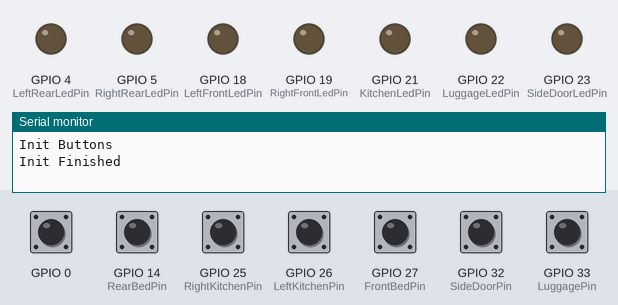
Bench run of a program on a simulated ESP32. Parts: output pins drawn as LEDs (lit = HIGH), the last lines printed to the serial monitor. The test bench sets the inputs (shaded band); at power-on: GPIO 0, GPIO 14 (RearBedPin), GPIO 25 (RightKitchenPin), GPIO 26 (LeftKitchenPin), GPIO 27 (FrontBedPin), GPIO 32 (SideDoorPin), GPIO 33 (LuggagePin) HIGH.

Above: at 1.2 s.
1.3 s: GPIO 25 (RightKitchenPin) pulled LOW for 0.15 s
At 3.0 s:
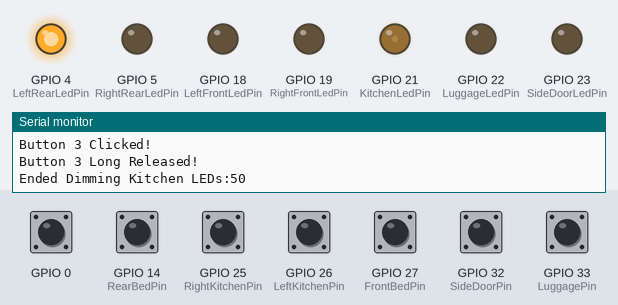
3.7 s: GPIO 26 (LeftKitchenPin) pulled LOW for 1 s
At 5.6 s:
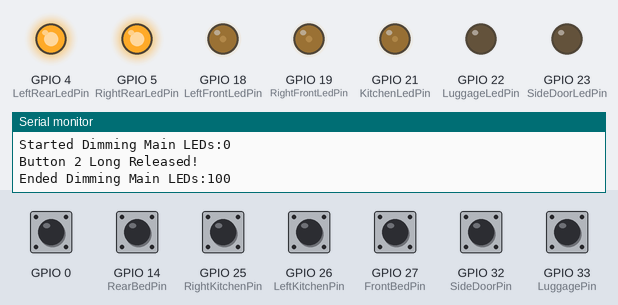
6.2 s: GPIO 14 (RearBedPin) pulled LOW for 0.15 s
At 6.52 s:
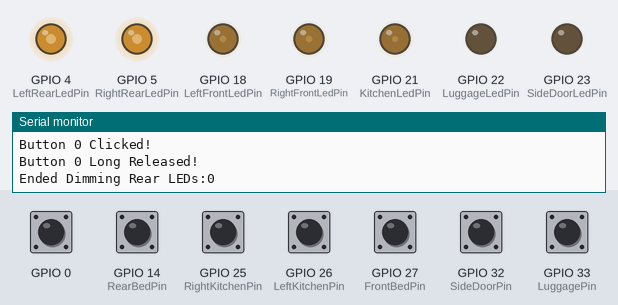
8.5 s: GPIO 27 (FrontBedPin) pulled LOW for 0.15 s
At 9.6 s:
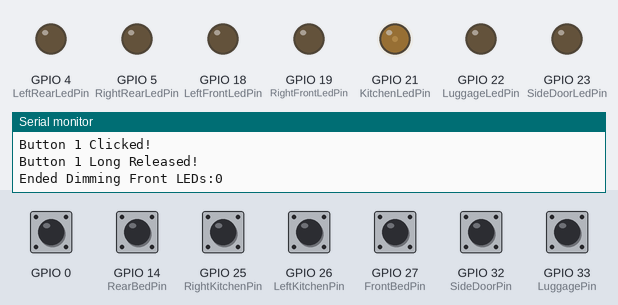
10.4 s: GPIO 33 (LuggagePin) pulled LOW for 0.15 s
At 10.81 s:
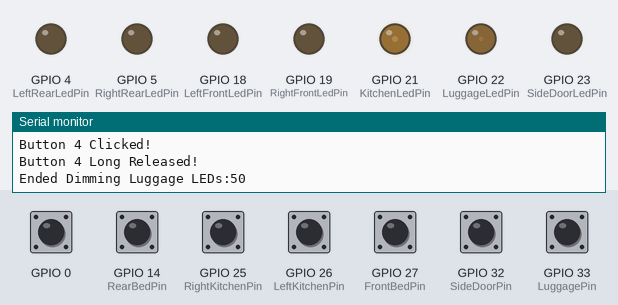
12.4 s: GPIO 26 (LeftKitchenPin) pulled LOW for 0.15 s
At 12.8 s:
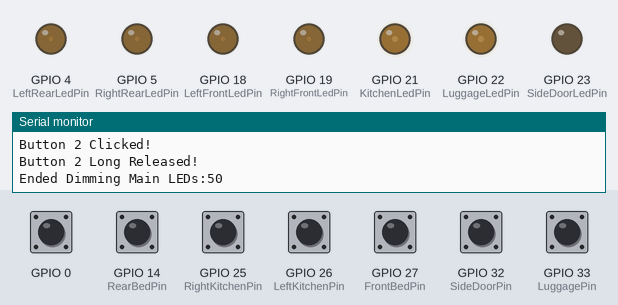
Timing chart, 0 to 22.0 s (numbered marks = the images above; inputs shaded):
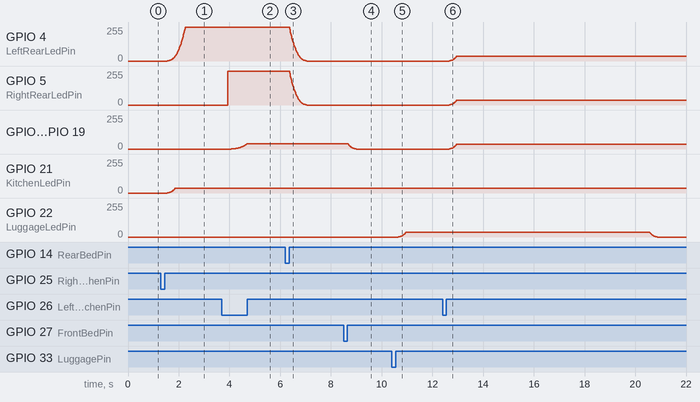

Measured:
- after the input at 1.3 s, GPIO 4 (LeftRearLedPin): moves from 0/255 to 255/255 over 0.70 s, starting after 0.25 s; GPIO 21 (KitchenLedPin): moves from 0/255 to 37/255 over 0.30 s, starting after 0.25 s
- after the input at 3.7 s, GPIO 5 (RightRearLedPin): 0/255 → 255/255 after 0.22 s; GPIO 18 (LeftFrontLedPin), GPIO 19 (RightFrontLedPin): moves from 0/255 to 41/255 over 0.63 s, starting after 0.38 s
- after the input at 6.2 s, GPIO 4 (LeftRearLedPin), GPIO 5 (RightRearLedPin): moves from 255/255 to 0/255 over 0.68 s, starting after 0.17 s
- after the input at 8.5 s, GPIO 18 (LeftFrontLedPin), GPIO 19 (RightFrontLedPin): moves from 41/255 to 0/255 over 0.31 s, starting after 0.18 s
- after the input at 10.4 s, GPIO 22 (LuggageLedPin): moves from 0/255 to 37/255 over 0.29 s, starting after 0.26 s
- after the input at 12.4 s, GPIO 4 (LeftRearLedPin), GPIO 5 (RightRearLedPin), GPIO 18 (LeftFrontLedPin), GPIO 19 (RightFrontLedPin): moves from 0/255 to 37/255 over 0.29 s, starting after 0.26 s

The program:

main.cpp
```cpp
#include <Arduino.h>
#include "Lighting.h"
#include "Buttons.h"
#include "Mqtt.h"

void setup() {
    Serial.begin(115200);


    buttonsInit();
        Serial.println("Init Buttons");
    //mqttInit();

    Serial.println("Init Finished");
}

void loop() {
    buttonsUpdate();
   // mqttUpdate();
    lightingUpdate(); // fades happen here

}
```

Buttons.cpp
```cpp
#include "Buttons.h"
#include "Config.h"
#include "Lighting.h"

// Button subsystem
// - Initializes AceButton instances for configured pins
// - Uses a single event handler `handleButton` to translate button events
//   into lighting actions (toggle, dim, auto-off)

// Array of allocated AceButton objects for each configured button pin
AceButton *button_instances[BUTTON_COUNT];

// Initialize button pins and AceButton objects, and configure features.
// Call once at startup.
void buttonsInit()
{
    for (int i = 0; i < BUTTON_COUNT; i++)
    {
        pinMode(BUTTON_PINS[i], INPUT_PULLUP);
        button_instances[i] = new AceButton(BUTTON_PINS[i]);
    }

    ButtonConfig *cfg = ButtonConfig::getSystemButtonConfig();
    cfg->setEventHandler(handleButton);
    cfg->setFeature(ButtonConfig::kFeatureClick);
    cfg->setFeature(ButtonConfig::kFeatureDoubleClick);
    cfg->setFeature(ButtonConfig::kFeatureLongPress);
    cfg->setLongPressDelay(200); // milliseconds
}

// Poll buttons; should be called frequently from the main loop.
void buttonsUpdate()
{
    for (int i = 0; i < BUTTON_COUNT; i++)
        button_instances[i]->check();
}

// Central event handler for all button events.
// eventType: AceButton::kEventClicked, kEventDoubleClicked, kEventLongPressed, kEventReleased
// state: not used here but provided by AceButton API
void handleButton(AceButton *btn, uint8_t eventType, uint8_t state)
{
    int pin = btn->getPin();
    int zone = -1;

    // Map pin to zone index
    for (int i = 0; i < BUTTON_COUNT; i++)
        if (BUTTON_PINS[i] == pin)
        {
            zone = i;
        }
    if (zone < 0)
        return; // unknown pin

    switch (eventType)
    {
    case AceButton::kEventClicked:
        // Single click: toggle or mirror depending on the button
        switch (pin)
        {
        case RearBedPin:
            // Toggle both rear LEDs and ensure right matches left
            led_right_rear.setTarget(led_left_rear.getTarget());
            led_left_rear.toggle();
            led_right_rear.toggle();
            Serial.println("Toggle Rear:" + String(led_left_rear.getTarget()));
            break;

        case FrontBedPin:
            // Toggle left front and mirror to right front
            led_left_front.toggle();
            led_right_front.setTarget(led_left_front.getTarget());
            Serial.println("Toggle Front:" + String(led_left_front.getTarget()));
            break;

        case LeftKitchenPin:
            // Toggle a group: front + rear on the left side, mirror to right
            led_right_rear.setTarget(led_left_rear.getTarget());
            led_right_front.setTarget(led_left_rear.getTarget());
            led_left_front.setTarget(led_left_rear.getTarget());

            led_left_rear.toggle();
            led_left_front.toggle();
            led_right_rear.toggle();
            led_right_front.toggle();
            Serial.println("Toggle Front+Rear:" + String(led_left_rear.getTarget()));
            break;

        case RightKitchenPin:
            // Toggle kitchen light and test auto-off by toggling luggage light
            led_kitchen.toggle();
            Serial.println("Toggle Kitchen:" + String(led_kitchen.getTarget()));

            // Test auto-off: toggle luggage and set 10s timer
            led_left_rear.setTarget(100);
            led_left_rear.startTimer(10); // turn off after 10 seconds
            break;

        case LuggagePin:
            // Toggle luggage light with 10s auto-off
            led_luggage.toggle();
            led_luggage.startTimer(10);
            Serial.println("Toggle Luggage:" + String(led_luggage.getTarget()));
            break;

        case SideDoorPin:
            led_side_door.setTarget(100);
            led_side_door.startTimer(30); // turn off after 10 seconds
            // Side door currently unused — reserved for future action
            break;

        default:
            break;
        }

        Serial.println("Button " + String(zone) + " Clicked!");
        break;

    case AceButton::kEventDoubleClicked:
        // Double click: switch all lights off
        Serial.println("Button " + String(zone) + " DoubleClicked!");
        lightingSetAllOff();
        Serial.println("Set All to 0");
        break;

    case AceButton::kEventLongPressed:
        // Long press: start dimming the respective zone(s)
        Serial.println("Button " + String(zone) + " Long Pressed!");
        switch (pin)
        {
        case RearBedPin:
            // Start dimming both rear sides together
            led_right_rear.setTarget(led_left_rear.getTarget()); // Equalize both sides
            led_left_rear.startDimming();
            led_right_rear.startDimming();
            Serial.println("Started Dimming Rear LEDs:" + String(led_left_rear.getTarget()));
            break;

        case FrontBedPin:
            // Start dimming front pair
            led_right_front.setTarget(led_left_front.getTarget());
            led_left_front.startDimming();
            led_right_front.startDimming();
            Serial.println("Started Dimming Front LEDs:" + String(led_left_front.getTarget()));
            break;

        case LeftKitchenPin:
            // Start dimming main group (front+rear)
            led_right_rear.setTarget(led_left_rear.getTarget());
            led_right_front.setTarget(led_left_front.getTarget());
            led_left_rear.startDimming();
            led_right_rear.startDimming();
            led_left_front.startDimming();
            led_right_front.startDimming();
            Serial.println("Started Dimming Main LEDs:" + String(led_left_front.getTarget()));
            break;

        case RightKitchenPin:
            // Start dimming kitchen light
            led_kitchen.startDimming();
            Serial.println("Started Dimming Kitchen LEDs:" + String(led_kitchen.getTarget()));
            break;

        case LuggagePin:
            // Start dimming luggage light
            led_luggage.startDimming();
            Serial.println("Started Dimming Luggage LEDs:" + String(led_luggage.getTarget()));
            break;

        case SideDoorPin:
            // reserved
            break;

        default:
            break;
        }
        break;

    case AceButton::kEventReleased:
        // Release after long press -> stop dimming
        Serial.println("Button " + String(zone) + " Long Released!");
        switch (pin)
        {
        case RearBedPin:
            led_right_rear.setTarget(led_left_rear.getTarget()); // Equalize both sides
            led_left_rear.endDimming();
            led_right_rear.endDimming();
            Serial.println("Ended Dimming Rear LEDs:" + String(led_left_rear.getTarget()));
            break;

        case FrontBedPin:
            led_right_front.setTarget(led_left_front.getTarget());
            led_left_front.endDimming();
            led_right_front.endDimming();
            Serial.println("Ended Dimming Front LEDs:" + String(led_left_front.getTarget()));
            break;

        case LeftKitchenPin:
            led_right_rear.setTarget(led_left_rear.getTarget());
            led_right_front.setTarget(led_left_front.getTarget());
            led_left_rear.endDimming();
            led_right_rear.endDimming();
            led_left_front.endDimming();
            led_right_front.endDimming();
            Serial.println("Ended Dimming Main LEDs:" + String(led_left_rear.getTarget()));
            break;

        case RightKitchenPin:
            led_kitchen.endDimming();
            Serial.println("Ended Dimming Kitchen LEDs:" + String(led_kitchen.getTarget()));
            break;

        case LuggagePin:
            led_luggage.endDimming();
            Serial.println("Ended Dimming Luggage LEDs:" + String(led_luggage.getTarget()));
            break;

        case SideDoorPin:
            // reserved
            break;

        default:
            break;
        }
        break;

    default:
        // Unhandled event types are ignored
        break;
    }
}
```

Buttons.h
```cpp
#pragma once
#include <AceButton.h>
using namespace ace_button;

// Initialize button hardware and attach AceButton handlers.
void buttonsInit();

// Poll/update button state; should be called regularly from the main loop.
void buttonsUpdate();

// Event handler used by AceButton. Declared here for clarity; definition
// lives in Buttons.cpp.
void handleButton(AceButton* btn, uint8_t eventType, uint8_t buttonState);
```

Led.h
```cpp
#pragma once
#include <Arduino.h>

// Lightweight LED object representing a single controllable LED strip.
// Provides: target/actual value tracking, smooth fading, simple dimming
// helpers and an optional auto-off timer.
class Led {
public:


    // Construct a Led bound to `pin` and PWM `channel` with optional
    // initial brightness (0-255).
    Led(int pin, int channel, uint8_t initial=0);

    // Accessors
    int getPin() const;
    int getChannel() const;

    uint8_t getTarget() const;
    uint8_t getActual() const;

    // Simple controls
    void toggle();            // toggle between off and `_defaultValue`
    void startDimming();      // begin continuous dimming (direction toggles)
    void endDimming();        // stop dimming

    void setTarget(uint8_t v);
    void setActual(uint8_t v);

    // Hardware initialization (attach PWM channel to pin)
    void initLed();

    // Start a timer (seconds) after which `_target` is forced to 0.
    // Call with `0` to cancel any running timer.
    void startTimer(uint32_t seconds);

    // Progress `_actual` toward `_target` by up to `step` and write
    // the resulting value to hardware.
    void update(uint8_t step);

    // Write the current `_actual` value to the PWM hardware.
    void apply();


private:
    int _pin;
    int _channel;
    uint8_t _target;
    uint8_t _actual;

    // If non-zero, the absolute millis() timestamp when the target will be
    // forced to 0. `_targetOffAt == 0` means no timer is armed.
    uint32_t _targetOffAt = 0;
    // default auto-off delay in milliseconds (used when apply() arms timer)
    uint32_t _defaultOffAt = 18UL * 60UL * 60UL * 1000UL; // 18 hours by default

    // Dimming state
    bool dimming = false;
    bool dimmingdirection = false;

    // Display/value limits and helpers
    int _defaultValue = 50;
    int _lastValue = 50;
    int _maxValue = 100;
};
```

Lighting.cpp
```cpp
#include "Lighting.h"
#include "Led.h"

// Lighting implementation
// - Implements `Led` methods (constructor, update/apply, dimming, timer)
// - Declares global `led_*` instances and `leds[]` pointer array
// - Provides simple helpers: `lightingUpdate`, `lightingSetAllOn/Off`

// --- Led class implementation ---
Led::Led(int pin, int channel, uint8_t initial)
    : _pin(pin), _channel(channel), _target(initial), _actual(initial), _targetOffAt(0)
{
    initLed();
}

int Led::getPin() const { return _pin; }
int Led::getChannel() const { return _channel; }

uint8_t Led::getTarget() const { return _target; }
uint8_t Led::getActual() const { return _actual; }

void Led::setTarget(uint8_t v) { _target = v; }
void Led::setActual(uint8_t v) { _actual = v; }

void Led::initLed()
{
    ledcSetup(_channel, PWM_FREQ, PWM_RES);
    ledcAttachPin(_pin, _channel);
}

void Led::startTimer(uint32_t s)
{
    if (s == 0) {
        _targetOffAt = 0;
    } else {
        _targetOffAt = millis() + s*1000;
    }
}
void Led::toggle()
{
    if (_target > 0)
    {
        _lastValue = _target;
        _target = 0;

        _targetOffAt = 0; // cancel any running timer
    }
    else
    {
        _target = _defaultValue;
    }


}
void Led::startDimming()
{
    dimmingdirection = !dimmingdirection;
    dimming = true;
}
void Led::endDimming()
{
    dimming = false;
}

void Led::update(uint8_t step)
{
    // If a timer to switch off was set and expired, force target to 0
    if (_targetOffAt != 0 && millis() >= _targetOffAt) {
        _target = 0;
        _targetOffAt = 0;
    }

     if (dimming)
        {
            int d = 1; // dimming step size
            if (dimmingdirection)
            {
                if (_target + d > _maxValue)
                {
                    _target = _maxValue;
                }
                else
                {
                    _target += d;
                }
            }
            else
            {
                if (_target < d)
                {
                    _target = 0;
                }
                else
                {
                    _target -= d;
                }
            }

            _actual = _target;
                apply();
                return;
        }


        if (_actual == _target)
            return;
        if (_actual < _target)
        {

            if ((_actual + step) < _target)
            {
                _actual = _actual + step;
            }
            else
            {
                _actual = _target;
            }

        }
        else
        {
            // uint8_t next = _actual - step;
            if ((_actual - step) > _target)
            {

                _actual = _actual - step;
            }
            else
            {
                _actual = _target; // prevent underflow
            }
        }
        apply();

}

void Led::apply()  // gets jammed if called to often
{
    if (_channel < 0)
        return;

    // output range and compensation settings
     int outMin = 0;
     int outMax = 255;
     bool compensateLinearity = true; // set to false to use linear mapping
     float gamma = 2.8f;              // >1 darkens low end, <1 brightens low end

    float maxIn = (_maxValue > 0) ? float(_maxValue) : 100.0f;
    float inNorm = float(_actual) / maxIn;
    if (inNorm <= 0.0f)
    {
        ledcWrite(_channel, outMin);
        return;
    }
    if (inNorm >= 1.0f)
    {
        ledcWrite(_channel, outMax);
        return;
    }

    if (compensateLinearity)
        inNorm = powf(inNorm, gamma);

    int mapped = outMin + int(roundf(inNorm * float(outMax - outMin)));
    if (mapped < outMin) mapped = outMin;
    if (mapped > outMax) mapped = outMax;

    ledcWrite(_channel, mapped);

    if (_targetOffAt == 0)//Start default turn off timer if not already running
    {
       startTimer(_defaultOffAt);
    }


}

// Define one Led object per strip and expose the array (matches extern in Config.h)
// Global Led instances (renamed to snake_case with `led_` prefix)
Led led_left_rear(LeftRearLedPin, 0);
Led led_right_rear(RightRearLedPin, 1);
Led led_left_front(LeftFrontLedPin, 2);
Led led_right_front(RightFrontLedPin, 3);
Led led_kitchen(KitchenLedPin, 4);
Led led_luggage(LuggageLedPin, 5);
Led led_side_door(SideDoorLedPin, 6);

// Array of pointers to the existing Led instances - preserves identity
Led* leds[ZONE_COUNT] = {
    &led_left_rear,
    &led_right_rear,
    &led_left_front,
    &led_right_front,
    &led_kitchen,
    &led_luggage,
    &led_side_door
};

const uint16_t FADE_STEP_MS = 15;
const uint8_t FADE_STEP = 2;
uint32_t lastFadeUpdate = 0;

void lightingSetAllOff()
{
    for (int i = 0; i < ZONE_COUNT; ++i)
    {
        leds[i]->setTarget(0);
    }
}
void lightingSetAllOn()
{
    for (int i = 0; i < ZONE_COUNT; ++i)
    {
        leds[i]->setTarget(255);
    }
}

void lightingUpdate()
{
    uint32_t now = millis();
    if (now - lastFadeUpdate < FADE_STEP_MS)
        return;
    lastFadeUpdate = now;

    for (int i = 0; i < ZONE_COUNT; i++)
    {
        leds[i]->update(FADE_STEP);
    }
}
```

Lighting.h
```cpp
#pragma once
#include <Arduino.h>
#include "Led.h"
#include "Config.h"


void lightingUpdate();
void lightingSetAllOff();
void lightingSetAllOn();
```

Mqtt.cpp
```cpp
#include <WiFi.h>
#include <PubSubClient.h>
#include "Config.h"
#include "Lighting.h"

// Network and MQTT clients (global instances)
WiFiClient wifi_client;
PubSubClient mqtt_client(wifi_client);

void mqttCallback(char* topic, byte* payload, unsigned int len) {
   /* String t = topic;
    String p = "";

    for (uint8_t i = 0; i < len; i++)
        p += (char)payload[i];

    if (t.startsWith("camper/zone/") && t.endsWith("/set")) {
        int zone = t.substring(12, 13).toInt() - 1;
        uint8_t val = p.toInt();
        lightingSetTarget(zone, val);
    }
    */
}

void mqttInit() {
    WiFi.begin(WIFI_SSID, WIFI_PASS);
    while (WiFi.status() != WL_CONNECTED) delay(200);

    mqtt_client.setServer(MQTT_SERVER, MQTT_PORT);
    mqtt_client.setCallback(mqttCallback);
}

void mqttUpdate() {
    if (!mqtt_client.connected()) {
        mqtt_client.connect("camper_controller");
        mqtt_client.subscribe("camper/zone/+/set");
    }
    mqtt_client.loop();
}
```

Mqtt.h
```cpp
#pragma once

void mqttInit();
void mqttUpdate();
```

Source omitted: Config.h (2019 bytes)
